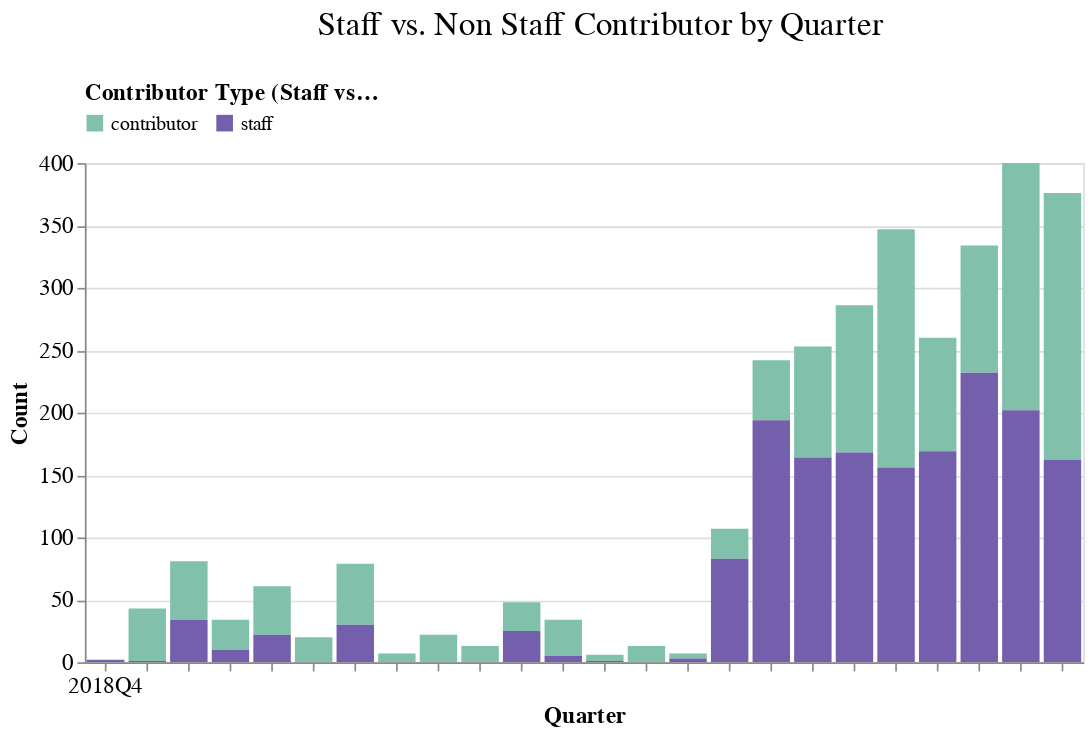

Notebook code cell kept with this figure:
### Code cell
# Create the Altair chart
chart = (
    alt.Chart(df_quarters)
    .mark_bar()
    .encode(
        x=alt.X(
            "quarter:O",
            title="Quarter",
            axis=alt.Axis(labelExpr='datum.index % 3 == 0 ? datum.label : ""')),
        y=alt.Y("count:Q", stack=True, title="Count"),
        color=alt.Color(
            "contrib_type:N",
            title="Contributor Type (Staff vs Non-Staff)",
            scale=alt.Scale(range=["#81c0aa", "#735fab"]),
        ),
        tooltip=["quarter", "contrib_type", "count"],
    )
    .properties(title="Staff vs. Non Staff Contributor by Quarter")
    .configure_legend(
        orient="top",
        title=None,
        legendX=-550,
        legendY=-30,
    )
    .interactive()
)

chart

### Figure 1 — Vega-Lite specification as saved in the notebook (floating-point values rounded to 4 significant figures)
{"config": {"title": {"fontSize": 20, "font": "Poppins", "anchor": "middle", "color": "black", "fontWeight": 400, "dy": -20, "dx": 10}, "axis": {"labelFontSize": 14, "titleFontSize": 14, "titleFont": "Poppins", "labelFont": "Poppins"}, "axisX": {"labelAngle": 0}, "legend": {"labelFontSize": 12, "titleFontSize": 14, "titleFont": "Poppins", "labelFont": "Poppins", "legendX": -550, "legendY": -30, "orient": "top", "title": null}, "bar": {"color": "purple", "fill": "purple"}, "line": {"color": "purple"}, "view": {"height": 300, "width": 600, "padding": {"top": 190, "left": 10, "right": 10, "bottom": 90}}}, "data": {"name": "data-a38b32270c469d94309ffe17adb62bf7"}, "mark": {"type": "bar"}, "encoding": {"color": {"field": "contrib_type", "scale": {"range": ["#81c0aa", "#735fab"]}, "title": "Contributor Type (Staff vs Non-Staff)", "type": "nominal"}, "tooltip": [{"field": "quarter", "type": "nominal"}, {"field": "contrib_type", "type": "nominal"}, {"field": "count", "type": "quantitative"}], "x": {"axis": {"labelExpr": "datum.index % 3 == 0 ? datum.label : \"\""}, "field": "quarter", "title": "Quarter", "type": "ordinal"}, "y": {"field": "count", "stack": true, "title": "Count", "type": "quantitative"}}, "params": [{"name": "param_2", "select": {"type": "interval", "encodings": ["x", "y"]}, "bind": "scales"}], "title": "Staff vs. Non Staff Contributor by Quarter", "$schema": "https://vega.github.io/schema/vega-lite/v5.17.0.json", "datasets": {"data-a38b32270c469d94309ffe17adb62bf7": [{"index": 0, "quarter": "2018Q4", "contrib_type": "staff", "count": 2, "quarter_label": "2018Q4", "year": "2018", "qtr": "Q4"}, {"index": 1, "quarter": "2019Q1", "contrib_type": "contributor", "count": 42, "quarter_label": "2019Q1", "year": "2019", "qtr": "Q1"}, {"index": 2, "quarter": "2019Q1", "contrib_type": "staff", "count": 1, "quarter_label": "2019Q1", "year": "2019", "qtr": "Q1"}, {"index": 3, "quarter": "2019Q2", "contrib_type": "contributor", "count": 47, "quarter_label": "2019Q2", "year": "2019", "qtr": "Q2"}, {"index": 4, "quarter": "2019Q2", "contrib_type": "staff", "count": 34, "quarter_label": "2019Q2", "year": "2019", "qtr": "Q2"}, {"index": 5, "quarter": "2019Q3", "contrib_type": "contributor", "count": 24, "quarter_label": "2019Q3", "year": "2019", "qtr": "Q3"}, {"index": 6, "quarter": "2019Q3", "contrib_type": "staff", "count": 10, "quarter_label": "2019Q3", "year": "2019", "qtr": "Q3"}, {"index": 7, "quarter": "2019Q4", "contrib_type": "contributor", "count": 39, "quarter_label": "2019Q4", "year": "2019", "qtr": "Q4"}, {"index": 8, "quarter": "2019Q4", "contrib_type": "staff", "count": 22, "quarter_label": "2019Q4", "year": "2019", "qtr": "Q4"}, {"index": 9, "quarter": "2020Q1", "contrib_type": "contributor", "count": 20, "quarter_label": "2020Q1", "year": "2020", "qtr": "Q1"}, {"index": 10, "quarter": "2020Q2", "contrib_type": "contributor", "count": 49, "quarter_label": "2020Q2", "year": "2020", "qtr": "Q2"}, {"index": 11, "quarter": "2020Q2", "contrib_type": "staff", "count": 30, "quarter_label": "2020Q2", "year": "2020", "qtr": "Q2"}, {"index": 12, "quarter": "2020Q3", "contrib_type": "contributor", "count": 7, "quarter_label": "2020Q3", "year": "2020", "qtr": "Q3"}, {"index": 13, "quarter": "2020Q4", "contrib_type": "contributor", "count": 22, "quarter_label": "2020Q4", "year": "2020", "qtr": "Q4"}, {"index": 14, "quarter": "2021Q1", "contrib_type": "contributor", "count": 13, "quarter_label": "2021Q1", "year": "2021", "qtr": "Q1"}, {"index": 15, "quarter": "2021Q2", "contrib_type": "contributor", "count": 23, "quarter_label": "2021Q2", "year": "2021", "qtr": "Q2"}, {"index": 16, "quarter": "2021Q2", "contrib_type": "staff", "count": 25, "quarter_label": "2021Q2", "year": "2021", "qtr": "Q2"}, {"index": 17, "quarter": "2021Q3", "contrib_type": "contributor", "count": 29, "quarter_label": "2021Q3", "year": "2021", "qtr": "Q3"}, {"index": 18, "quarter": "2021Q3", "contrib_type": "staff", "count": 5, "quarter_label": "2021Q3", "year": "2021", "qtr": "Q3"}, {"index": 19, "quarter": "2021Q4", "contrib_type": "contributor", "count": 5, "quarter_label": "2021Q4", "year": "2021", "qtr": "Q4"}, {"index": 20, "quarter": "2021Q4", "contrib_type": "staff", "count": 1, "quarter_label": "2021Q4", "year": "2021", "qtr": "Q4"}, {"index": 21, "quarter": "2022Q1", "contrib_type": "contributor", "count": 13, "quarter_label": "2022Q1", "year": "2022", "qtr": "Q1"}, {"index": 22, "quarter": "2022Q2", "contrib_type": "contributor", "count": 4, "quarter_label": "2022Q2", "year": "2022", "qtr": "Q2"}, {"index": 23, "quarter": "2022Q2", "contrib_type": "staff", "count": 3, "quarter_label": "2022Q2", "year": "2022", "qtr": "Q2"}, {"index": 24, "quarter": "2022Q3", "contrib_type": "contributor", "count": 24, "quarter_label": "2022Q3", "year": "2022", "qtr": "Q3"}, {"index": 25, "quarter": "2022Q3", "contrib_type": "staff", "count": 83, "quarter_label": "2022Q3", "year": "2022", "qtr": "Q3"}, {"index": 26, "quarter": "2022Q4", "contrib_type": "contributor", "count": 48, "quarter_label": "2022Q4", "year": "2022", "qtr": "Q4"}, {"index": 27, "quarter": "2022Q4", "contrib_type": "staff", "count": 194, "quarter_label": "2022Q4", "year": "2022", "qtr": "Q4"}, {"index": 28, "quarter": "2023Q1", "contrib_type": "contributor", "count": 89, "quarter_label": "2023Q1", "year": "2023", "qtr": "Q1"}, {"index": 29, "quarter": "2023Q1", "contrib_type": "staff", "count": 164, "quarter_label": "2023Q1", "year": "2023", "qtr": "Q1"}, {"index": 30, "quarter": "2023Q2", "contrib_type": "contributor", "count": 118, "quarter_label": "2023Q2", "year": "2023", "qtr": "Q2"}, {"index": 31, "quarter": "2023Q2", "contrib_type": "staff", "count": 168, "quarter_label": "2023Q2", "year": "2023", "qtr": "Q2"}, {"index": 32, "quarter": "2023Q3", "contrib_type": "contributor", "count": 191, "quarter_label": "2023Q3", "year": "2023", "qtr": "Q3"}, {"index": 33, "quarter": "2023Q3", "contrib_type": "staff", "count": 156, "quarter_label": "2023Q3", "year": "2023", "qtr": "Q3"}, {"index": 34, "quarter": "2023Q4", "contrib_type": "contributor", "count": 91, "quarter_label": "2023Q4", "year": "2023", "qtr": "Q4"}, {"index": 35, "quarter": "2023Q4", "contrib_type": "staff", "count": 169, "quarter_label": "2023Q4", "year": "2023", "qtr": "Q4"}, {"index": 36, "quarter": "2024Q1", "contrib_type": "contributor", "count": 102, "quarter_label": "2024Q1", "year": "2024", "qtr": "Q1"}, {"index": 37, "quarter": "2024Q1", "contrib_type": "staff", "count": 232, "quarter_label": "2024Q1", "year": "2024", "qtr": "Q1"}, {"index": 38, "quarter": "2024Q2", "contrib_type": "contributor", "count": 198, "quarter_label": "2024Q2", "year": "2024", "qtr": "Q2"}, {"index": 39, "quarter": "2024Q2", "contrib_type": "staff", "count": 202, "quarter_label": "2024Q2", "year": "2024", "qtr": "Q2"}, {"index": 40, "quarter": "2024Q3", "contrib_type": "contributor", "count": 214, "quarter_label": "2024Q3", "year": "2024", "qtr": "Q3"}, {"index": 41, "quarter": "2024Q3", "contrib_type": "staff", "count": 162, "quarter_label": "2024Q3", "year": "2024", "qtr": "Q3"}]}}
